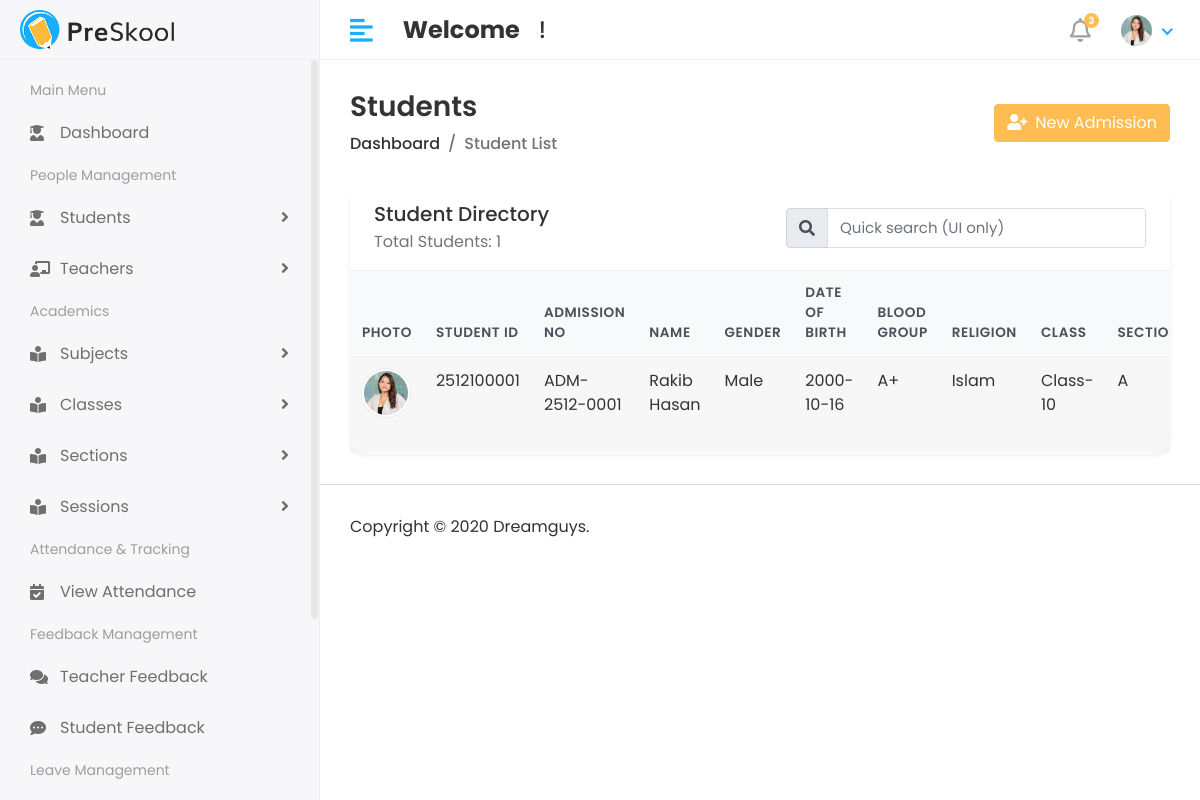
Before: /student/student-list/ with the older database file.
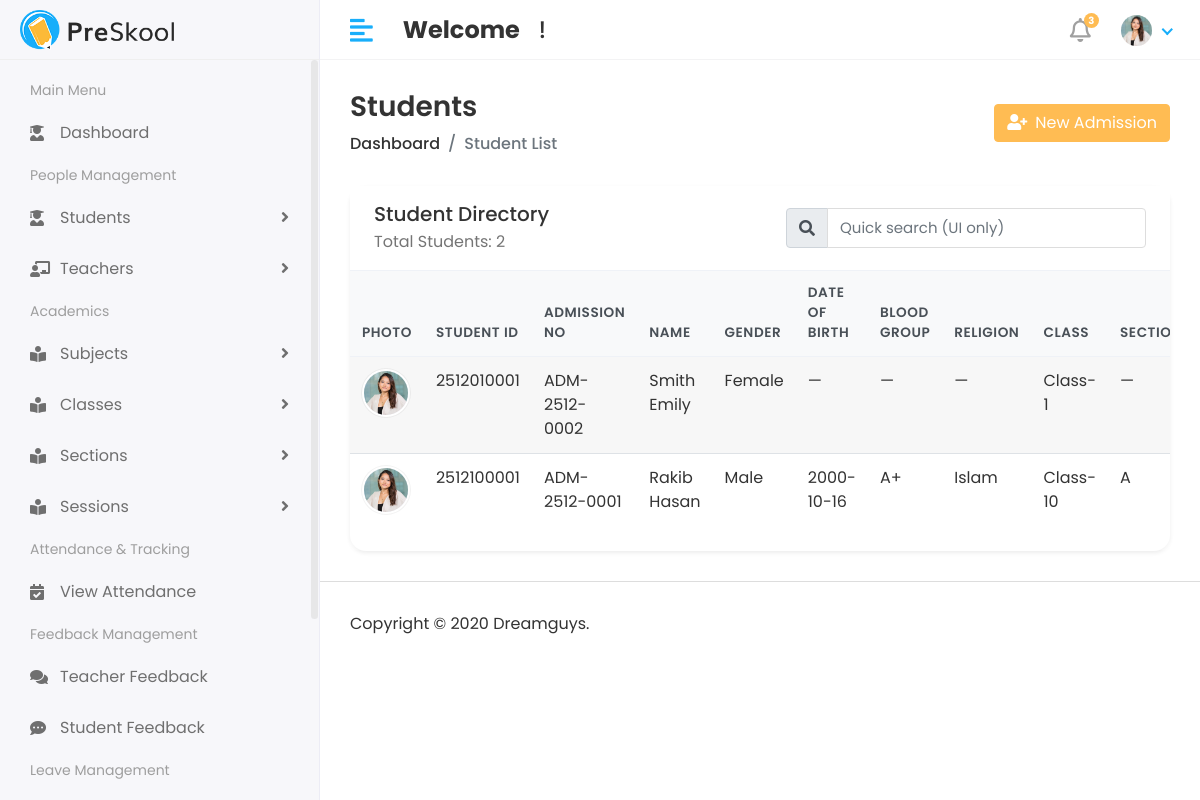
After: the same page with the newer database file.
### student/models.py (models this page shows, shortened)
class StudentInfo(models.Model):
    GENDER = [
        ("Male", "Male"),
        ("Female", "Female"),
        ("Other", "Other"),
    ]
    BLOOD_GROUP = [
        ("A+", "A+"),
        ("A-", "A-"),
        ("B+", "B+"),
        ("B-", "B-"),
        ("O+", "O+"),
        ("O-", "O-"),
        ("AB+", "AB+"),
        ("AB-", "AB-"),
    ]
    user = models.OneToOneField(
        User,
        on_delete=models.CASCADE,
        limit_choices_to={'user_type': 'Student'},
        related_name="student_profile",
    )
    student_user_id = models.CharField(
        unique=True,
        max_length=15,
        editable=False,
        blank=True,
        null=True,
        db_index=True,
        verbose_name="Student User ID",
    )
    admission_no = models.CharField(
        max_length=12,
        unique=True,
        editable=False,
        blank=True,
        null=True,
        db_index=True,
        verbose_name="Admission Number"
    )
    session = models.ForeignKey(
        Session,
        on_delete=models.SET_NULL,
        null=True,
        blank=True,
        related_name="students",
    )
    klass = models.ForeignKey(
        Class,
        on_delete=models.SET_NULL,
        null=True,
        blank=True,
        related_name="students",
        verbose_name="Class",
    )
    section = models.ForeignKey(
        Section,
        on_delete=models.SET_NULL,
        null=True,
        blank=True,
        related_name="students",
    )
    roll_no = models.PositiveIntegerField(
        null=True,
        blank=True,
        editable=False,  # Make it auto-generated
        verbose_name="Roll Number",
    )
    first_name = models.CharField(max_length=50, blank=True, null=True)
    last_name  = models.CharField(max_length=50, blank=True, null=True)
    gender     = models.CharField(max_length=10, choices=GENDER, blank=True, null=True)
    date_of_birth = models.DateField(blank=True, null=True)
    blood_group   = models.CharField(
        max_length=3,
        choices=BLOOD_GROUP,
        blank=True,
        null=True,
    )
    religion   = models.CharField(max_length=50, blank=True, null=True)
    joining_date = models.DateField(blank=True, null=True)
    phone      = models.CharField(max_length=15, blank=True, null=True)
    email      = models.EmailField(blank=True, null=True)
    father_name = models.CharField(max_length=100, blank=True, null=True)
    father_occupation = models.CharField(max_length=100, blank=True, null=True)
    father_mobile = models.CharField(max_length=15, blank=True, null=True)
    father_email = models.EmailField(blank=True, null=True)
    mother_name = models.CharField(max_length=100, blank=True, null=True)
    mother_occupation = models.CharField(max_length=100, blank=True, null=True)
    mother_mobile = models.CharField(max_length=15, blank=True, null=True)
    mother_email = models.EmailField(blank=True, null=True)
    present_address  = models.TextField(blank=True, null=True)
    permanent_address = models.TextField(blank=True, null=True)
    profile_pic = models.ImageField(upload_to="students/", blank=True, null=True)
    created_at = models.DateTimeField(auto_now_add=True)
    updated_at = models.DateTimeField(auto_now=True)
    class Meta:
        verbose_name = "Student Info"
        verbose_name_plural = "Students Info"
        ordering = ["session", "klass", "section", "roll_no"]

### academic/models.py (models this page shows, shortened)
class Class(models.Model):
    name = models.CharField(
        max_length=50,
        unique=True,
        verbose_name="Class Name"
    )
    class_code = models.PositiveIntegerField(
        validators=[
            MinValueValidator(1),
            MaxValueValidator(99)  # max 2 digits
        ],
        verbose_name="Class Code"
    )
    created_at = models.DateTimeField(
        auto_now_add=True,
        verbose_name="Created Date"
    )
    class Meta:
        verbose_name = "Class"
        verbose_name_plural = "Classes"   # Admin menu name will show correctly

class Section(models.Model):
    name = models.CharField(max_length=50, verbose_name="Section Name")
    created_at = models.DateTimeField(auto_now_add=True)

### student/views.py (the view)
# urls.py: path('student-list/', student_list, name='student_list'),
def student_list(request):
    students = StudentInfo.objects.all()
    context = {
        "students": students,
    }
    return render(request, "Student/student_list.html", context)

### templates/Student/student_list.html (shortened to what this page needs)
{% extends "base.html" %}
{% load static %}
{% block content %}
<div class="content container-fluid">
    <div class="page-header">
        <div class="row align-items-center">
            <div class="col">
                <h3 class="page-title mb-2">Students</h3>
                <ul class="breadcrumb mb-0">
                    <li class="breadcrumb-item"><a href="{% url 'admin_home_page' %}">Dashboard</a></li>
                    <li class="breadcrumb-item active">Student List</li>
                </ul>
            </div>
            <div class="col-auto mt-3 mt-md-0">
                <a href="{% url 'student_create' %}" class="btn btn-primary">
                    <i class="fas fa-user-plus mr-2"></i>New Admission
                </a>
            </div>
        </div>
    </div>
    <div class="card shadow-sm student-table-card">
        <div class="card-header bg-white border-0 d-flex flex-column flex-md-row align-items-start align-items-md-center justify-content-between">
            <div>
                <h5 class="mb-1">Student Directory</h5>
                <p class="mb-0 text-muted">Total Students: {{ students|length }}</p>
            </div>
            <form class="form-inline mt-3 mt-md-0">
                <div class="input-group">
                    <div class="input-group-prepend">
                        <span class="input-group-text"><i class="fas fa-search"></i></span>
                    </div>
                    <input type="text" class="form-control" placeholder="Quick search (UI only)">
                </div>
            </form>
        </div>
        <div class="table-responsive">
            <table class="table table-hover table-striped align-middle mb-0">
                <thead class="thead-light">
                    <tr>
                        <th scope="col">Photo</th>
                        <th scope="col">Student ID</th>
                        <th scope="col">Admission No</th>
                        <th scope="col">Name</th>
                        <th scope="col">Gender</th>
                        <th scope="col">Date of Birth</th>
                        <th scope="col">Blood Group</th>
                        <th scope="col">Religion</th>
                        <th scope="col">Class</th>
                        <th scope="col">Section</th>
                    </tr>
                </thead>
                <tbody>
                    {% for student in students %}
                        <tr>
                            <td>
                                {% if student.profile_pic %}
                                    <img src="{{ student.profile_pic.url }}" alt="{{ student.first_name }} {{ student.last_name }}" class="student-avatar">
                                {% else %}
                                    <img src="{% static 'assets/img/profiles/avatar-01.jpg' %}" alt="avatar" class="student-avatar">
                                {% endif %}
                            </td>
                            <td>{{ student.student_user_id|default:"—" }}</td>
                            <td>{{ student.admission_no|default:"—" }}</td>
                            <td>{{ student.first_name|default:"—" }} {{ student.last_name|default:"" }}</td>
                            <td>{{ student.gender|default:"—" }}</td>
                            <td>{{ student.date_of_birth|date:"Y-m-d"|default:"—" }}</td>
                            <td>{{ student.blood_group|default:"—" }}</td>
                            <td>{{ student.religion|default:"—" }}</td>
                            <td>{{ student.klass.name|default:"—" }}</td>
                            <td>{{ student.section.name|default:"—" }}</td>
                        </tr>
                    {% endfor %}
                </tbody>
            </table>
        </div>
    </div>
</div>
{% endblock %}

### templates/base.html (shortened to what this page needs)
{% load static %}
<!DOCTYPE html>
<html lang="en">
<head>
    <link rel="stylesheet" href="{% static 'assets/plugins/bootstrap/css/bootstrap.min.css' %}">
    <link rel="stylesheet" href="{% static 'assets/plugins/fontawesome/css/fontawesome.min.css' %}">
    <link rel="stylesheet" href="{% static 'assets/plugins/fontawesome/css/all.min.css' %}">
    <link rel="stylesheet" href="{% static 'assets/css/style.css' %}">
</head>
<body>
    <div class="main-wrapper">
        {% include "Includes/header.html" %}
        {% include "Includes/sidebar.html" %}
        <div class="page-wrapper">
            {% block content %}
            {% endblock %}
            {% include "Includes/footer.html" %}
        </div>
    </div>
</body>
</html>

### templates/Includes/header.html (shortened to what this page needs)
{% load static %}
<div class="header">
    <div class="header-left">
        <a href="#" class="logo">
            <img src="{% static 'assets/img/logo.png' %}" alt="Logo">
        </a>
    </div>
    <a href="javascript:void(0);" id="toggle_btn">
        <i class="fas fa-align-left"></i>
    </a>
    <div class="top-nav-search mt-3">
        <h4><strong>Welcome</strong><span>&nbsp;{{user.first_name}} {{user.last_name}}&nbsp;!</span></h4>
    </div>
    <ul class="nav user-menu">
        <li class="nav-item dropdown noti-dropdown">
            <a href="#" class="dropdown-toggle nav-link" data-toggle="dropdown">
                <i class="far fa-bell"></i> <span class="badge badge-pill">3</span>
            </a>
        </li>
        <li class="nav-item dropdown has-arrow">
            <a href="#" class="dropdown-toggle nav-link" data-toggle="dropdown">
                <span class="user-img">
                    {% if user.profile_pic %}
                        <img class="rounded-circle" src="{{ user.profile_pic.url }}" width="31" height="31" alt="{{ user.get_full_name|default:user.username }}">
                    {% else %}
                        <img class="rounded-circle" src="{% static 'assets/img/profiles/avatar-01.jpg' %}" width="31" height="31" alt="Default avatar">
                    {% endif %}
                </span>
            </a>
        </li>
    </ul>
</div>

### templates/Includes/sidebar.html (shortened to what this page needs)
{% load static %}
{% load active_link_tags %}
<div class="sidebar" id="sidebar">
    <div class="sidebar-inner slimscroll">
        <div id="sidebar-menu" class="sidebar-menu">
            <ul>
                <li class="menu-title">
                    <span>Main Menu</span>
                </li>
                <li class="{% active_link 'admin_home_page' 'active'}">
                    <a href="{% url 'admin_home_page' %}"><i class="fas fa-user-graduate"></i> <span> Dashboard</span></a>
                </li>
                <li class="menu-title">
                    <span>People Management</span>
                </li>
                <li class="submenu {% active_link 'student_create||student_list' 'active' %}">
                    <a href="#"><i class="fas fa-user-graduate"></i> <span> Students</span> <span class="menu-arrow"></span></a>
                </li>
                <li class="submenu {% active_link 'add_teacher||teacher_list' 'active' %}">
                    <a href="#"><i class="fas fa-chalkboard-teacher"></i> <span> Teachers</span> <span class="menu-arrow"></span></a>
                </li>
                <li class="menu-title">
                    <span>Academics</span>
                </li>
                <li class="submenu {% active_link 'add_subject||subject_list' 'active' %}">
                    <a href="#"><i class="fas fa-book-reader"></i> <span> Subjects</span> <span class="menu-arrow"></span></a>
                </li>
                <li class="submenu {% active_link 'add_class||class_list' 'active' %}">
                    <a href="#"><i class="fas fa-book-reader"></i> <span> Classes</span> <span class="menu-arrow"></span></a>
                </li>
                <li class="submenu {% active_link 'add_section||section_list' 'active' %}">
                    <a href="#"><i class="fas fa-book-reader"></i> <span> Sections</span> <span class="menu-arrow"></span></a>
                </li>
                <li class="submenu {% active_link 'add_session||session_list' 'active' %}">
                    <a href="#"><i class="fas fa-book-reader"></i> <span> Sessions</span> <span class="menu-arrow"></span></a>
                </li>
                <li class="menu-title">
                    <span>Attendance & Tracking</span>
                </li>
                <li>
                    <a href="#"><i class="fas fa-calendar-check"></i> <span>View Attendance</span></a>
                </li>
                <li class="menu-title">
                    <span>Feedback Management</span>
                </li>
                <li>
                    <a href="#"><i class="fas fa-comments"></i> <span>Teacher Feedback</span></a>
                </li>
                <li>
                    <a href="#"><i class="fas fa-comment-dots"></i> <span>Student Feedback</span></a>
                </li>
                <li class="menu-title">
                    <span>Leave Management</span>
                </li>
                <li>
                    <a href="#"> <span>Teacher Leave</span></a>
                </li>
            </ul>
        </div>
    </div>
</div>

### templates/Includes/footer.html
<footer>
               <p>Copyright © 2020 Dreamguys.</p>
            </footer>

### templates/Student/student_list.html (style rules this page uses)
.student-avatar { width: 48px; height: 48px; border-radius: 50%; object-fit: cover; background: #f0f4ff; border: 2px solid #fff; box-shadow: 0 0 0 1px rgba(0, 0, 0, 0.05); }
.table thead th { border-bottom-width: 1px; font-size: 0.85rem; text-transform: uppercase; letter-spacing: 0.04em; }
.student-table-card { border: 0; border-radius: 1rem; }

Changed rows visible on the page:
added StudentInfo: student_user_id "2512010001", admission_no "ADM-2512-0002", first_name "Smith", last_name "Emily", gender "Female", date_of_birth "—", blood_group "—", religion "—", klass.name "Class-1", section.name "—"
Other visible differences:
{{ students|length }}: "1" → "2"
